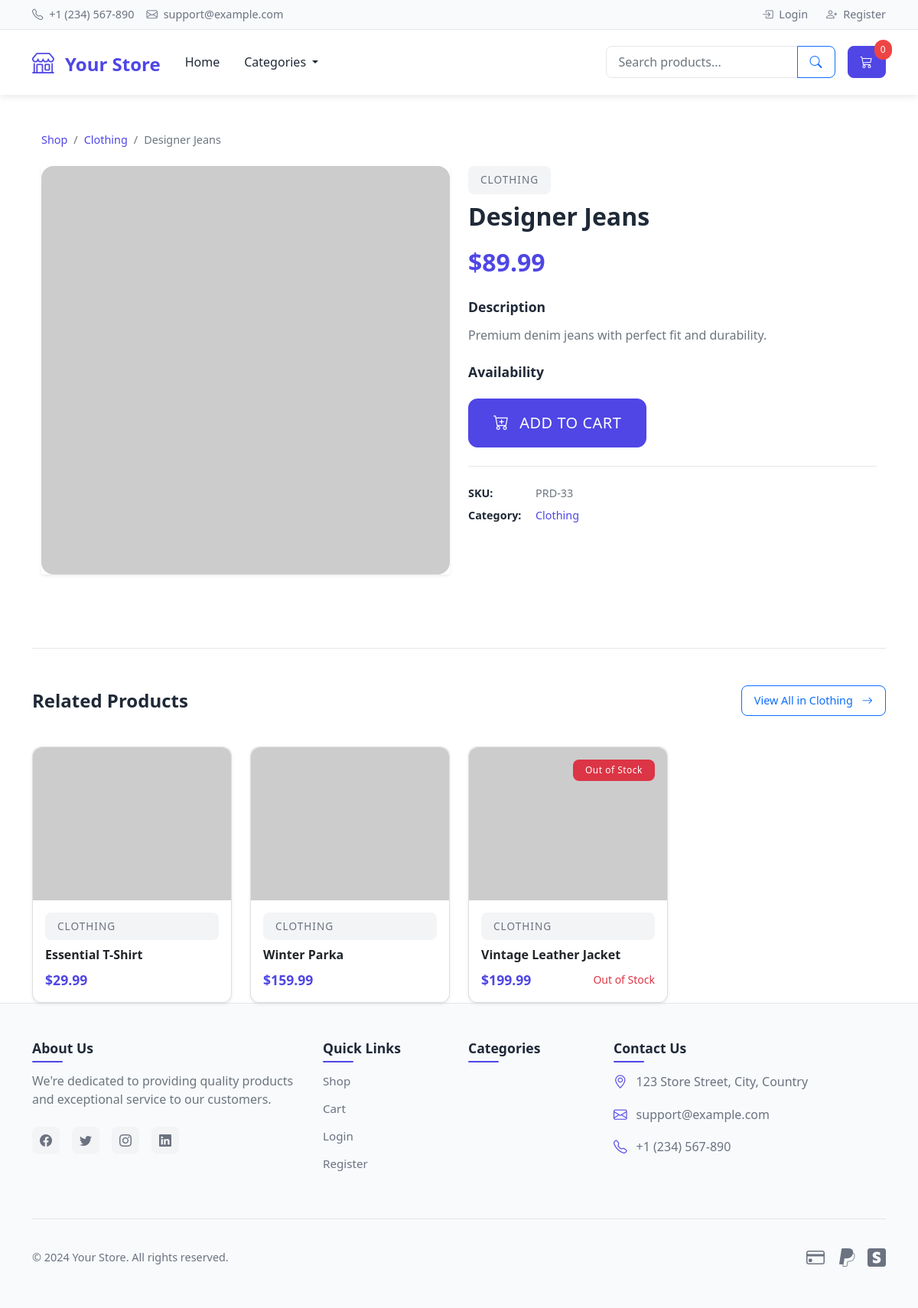
Screenshot of /product/33/ with the database file from the repository.
### store/models.py (models this page shows, shortened)
class Product(models.Model):
    name = models.CharField(max_length=200)
    description = models.TextField()
    price = models.DecimalField(max_digits=10, decimal_places=2)
    category = models.ForeignKey(Category, on_delete=models.CASCADE)
    image = models.ImageField(upload_to='products/', blank=True)
    image_url = models.URLField(blank=True)
    stock = models.IntegerField(default=0)
    available = models.BooleanField(default=True)
    created = models.DateTimeField(auto_now_add=True)
    updated = models.DateTimeField(auto_now=True)

class Category(models.Model):
    name = models.CharField(max_length=100)
    description = models.TextField(blank=True)
    class Meta:
        verbose_name_plural = 'Categories'

### store/views.py (the view)
# urls.py: path('product/<int:product_id>/', views.product_detail, name='product_detail'),
def product_detail(request, product_id):
    product = get_object_or_404(Product, id=product_id)
    related_products = Product.objects.filter(
        category=product.category,
        available=True
    ).exclude(
        id=product.id
    ).order_by(
        '-stock',  # Show in-stock items first
        '-id'      # Then show newer products
    )[:4]         # Limit to 4 related products
    context = {
        'product': product,
        'related_products': related_products,
    }
    return render(request, 'store/product_detail.html', context)

### store/templates/store/product_detail.html (shortened to what this page needs)
{% extends 'store/base.html' %} {% block content %}
<div class="container py-4">
  <nav aria-label="breadcrumb" class="mb-4">
    <ol class="breadcrumb">
      <li class="breadcrumb-item"><a href="{% url 'shop' %}">Shop</a></li>
      <li class="breadcrumb-item">
        <a href="?category={{ product.category.id }}"
          >{{ product.category.name }}</a
        >
      </li>
      <li class="breadcrumb-item active" aria-current="page">
        {{ product.name }}
      </li>
    </ol>
  </nav>
  <div class="row g-4">
    <div class="col-md-6 mb-4">
      <div class="card shadow-sm border-0">
        {% if product.image or product.image_url %}
        <div class="product-detail-image">
          <img
            src="{% if product.image %}{{ product.image.url }}{% else %}{{ product.image_url }}{% endif %}"
            class="card-img-top"
            alt="{{ product.name }}"
          />
        </div>
        {% endif %}
      </div>
    </div>
    <div class="col-md-6">
      <div class="product-details">
        <span class="product-category mb-2">{{ product.category.name }}</span>
        <h1 class="product-title mb-3">{{ product.name }}</h1>
        <div class="product-price mb-4">${{ product.price }}</div>
        <div class="product-description mb-4">
          <h5 class="detail-title">Description</h5>
          <p class="text-muted">{{ product.description }}</p>
        </div>
        <div class="product-availability mb-4">
          <h5 class="detail-title">Availability</h5>
        </div>
        {% if product.stock > 0 %}
        <a
          href="{% url 'add_to_cart' product.id %}"
          class="btn btn-primary btn-lg mb-4"
        >
          <i class="bi bi-cart-plus me-2"></i> Add to Cart
        </a>
        {% else %}
        <button class="btn btn-secondary btn-lg mb-4" disabled>
          Out of Stock
        </button>
        {% endif %}
        <div class="product-meta">
          <div class="meta-item mb-2">
            <strong>SKU:</strong>
            <span class="text-muted">PRD-{{ product.id }}</span>
          </div>
          <div class="meta-item">
            <strong>Category:</strong>
            <a
              href="?category={{ product.category.id }}"
              class="text-decoration-none"
            >
              {{ product.category.name }}
            </a>
          </div>
        </div>
      </div>
    </div>
  </div>
</div>
<div class="related-products mt-5">
  {% if related_products %}
  <div
    class="section-header d-flex justify-content-between align-items-center mb-4"
  >
    <h3 class="section-title">Related Products</h3>
    <a
      href="?category={{ product.category.id }}"
      class="btn btn-outline-primary btn-sm"
    >
      View All in {{ product.category.name }}
      <i class="bi bi-arrow-right ms-2"></i>
    </a>
  </div>
  <div class="row row-cols-1 row-cols-md-2 row-cols-lg-4 g-4">
    {% for related in related_products %}
    <div class="col">
      <div class="card h-100 shadow-sm product-card">
        {% if related.stock < 5 %}
        <div class="product-badge">
          {% if related.stock > 0 %}
          <span class="badge bg-warning">Only {{ related.stock }} left</span>
          {% else %}
          <span class="badge bg-danger">Out of Stock</span>
          {% endif %}
        </div>
        {% endif %}
        <div class="product-image-wrapper">
          <img
            src="{% if related.image %}{{ related.image.url }}{% else %}{{ related.image_url }}{% endif %}"
            class="card-img-top"
            alt="{{ related.name }}"
          />
        </div>
        <div class="card-body d-flex flex-column">
          <span class="product-category mb-2">{{ related.category.name }}</span>
          <h5 class="card-title product-title">
            <a
              href="{% url 'product_detail' related.id %}"
              class="text-decoration-none text-dark"
            >
              {{ related.name }}
            </a>
          </h5>
          <div class="mt-auto">
            <div class="d-flex justify-content-between align-items-center">
              <span class="product-price">${{ related.price }}</span>
              {% if related.stock == 0 %}
              <span class="text-danger small">Out of Stock</span>
              {% endif %}
            </div>
          </div>
        </div>
      </div>
    </div>
    {% endfor %}
  </div>
  {% endif %}
</div>
{% endblock %}

### store/templates/store/product_detail.html (style rules this page uses)
:root { --primary-color: #4f46e5; --primary-hover: #4338ca; --surface-color: #ffffff; --border-color: #e5e7eb; --shadow-sm: 0 2px 4px rgba(148, 163, 184, 0.1); --shadow-md: 0 4px 6px -1px rgba(148, 163, 184, 0.1), 0 2px 4px -1px rgba(148, 163, 184, 0.06); --shadow-lg: 0 10px 15px -3px rgba(148, 163, 184, 0.1), 0 4px 6px -2px rgba(148, 163, 184, 0.05); }
.breadcrumb { font-size: 0.9rem; }
.breadcrumb a { color: var(--primary-color); text-decoration: none; transition: color 0.2s ease; }
.product-detail-image { position: relative; overflow: hidden; border-radius: 16px; background: var(--surface-color); }
.product-detail-image img { width: 100%; height: auto; aspect-ratio: 1; object-fit: cover; transition: transform 0.5s ease; }
.product-badge { position: absolute; top: 16px; right: 16px; z-index: 2; }
.badge { padding: 0.5rem 1rem; border-radius: 8px; font-weight: 500; letter-spacing: 0.5px; }
.product-category { display: inline-block; font-size: 0.85rem; color: #6b7280; text-transform: uppercase; letter-spacing: 1px; font-weight: 500; background: #f3f4f6; padding: 0.5rem 1rem; border-radius: 8px; }
.product-title { font-size: 2rem; font-weight: 600; color: #1f2937; line-height: 1.3; }
.product-price { font-size: 2rem; font-weight: 700; color: var(--primary-color); }
.detail-title { font-size: 1.1rem; font-weight: 600; color: #1f2937; margin-bottom: 0.75rem; }
.product-description p { font-size: 1rem; line-height: 1.7; color: #6b7280; }
.btn-primary { background-color: var(--primary-color); border-color: var(--primary-color); padding: 1rem 2rem; font-weight: 500; text-transform: uppercase; letter-spacing: 0.5px; transition: all 0.3s ease; border-radius: 12px; }
.product-meta { padding-top: 1.5rem; border-top: 1px solid var(--border-color); font-size: 0.9rem; }
.meta-item { display: flex; gap: 0.5rem; align-items: center; }
.meta-item strong { color: #1f2937; min-width: 80px; }
.meta-item a { color: var(--primary-color); }
.related-products { padding-top: 3rem; margin-top: 3rem; border-top: 1px solid var(--border-color); }
.section-header { position: relative; padding-bottom: 1rem; }
.section-title { font-size: 1.5rem; font-weight: 600; color: #1f2937; margin-bottom: 0; }
.section-header .btn-outline-primary { font-size: 0.9rem; padding: 0.5rem 1rem; border-radius: 8px; transition: all 0.3s ease; }
.related-products .product-card { border-radius: 12px; transition: all 0.3s ease; }
.related-products .product-image-wrapper { height: 200px; border-radius: 12px 12px 0 0; overflow: hidden; }
.related-products .product-title { font-size: 1rem; line-height: 1.4; margin-bottom: 0.5rem; }
.related-products .product-price { font-size: 1.1rem; font-weight: 600; }

### rows the page displays
Product: category.name "Clothing", name "Designer Jeans", category.name "CLOTHING", price "89.99", description "Premium denim jeans with perfect fit and durability.", id "33"
Product: category.name "CLOTHING", name "Essential T-Shirt", price "29.99"
Product: category.name "CLOTHING", name "Winter Parka", price "159.99"
Product: stock "Out of Stock", category.name "CLOTHING", name "Vintage Leather Jacket", price "199.99"

### other values shown
{{ cart_count|default:'0' }} "0"
